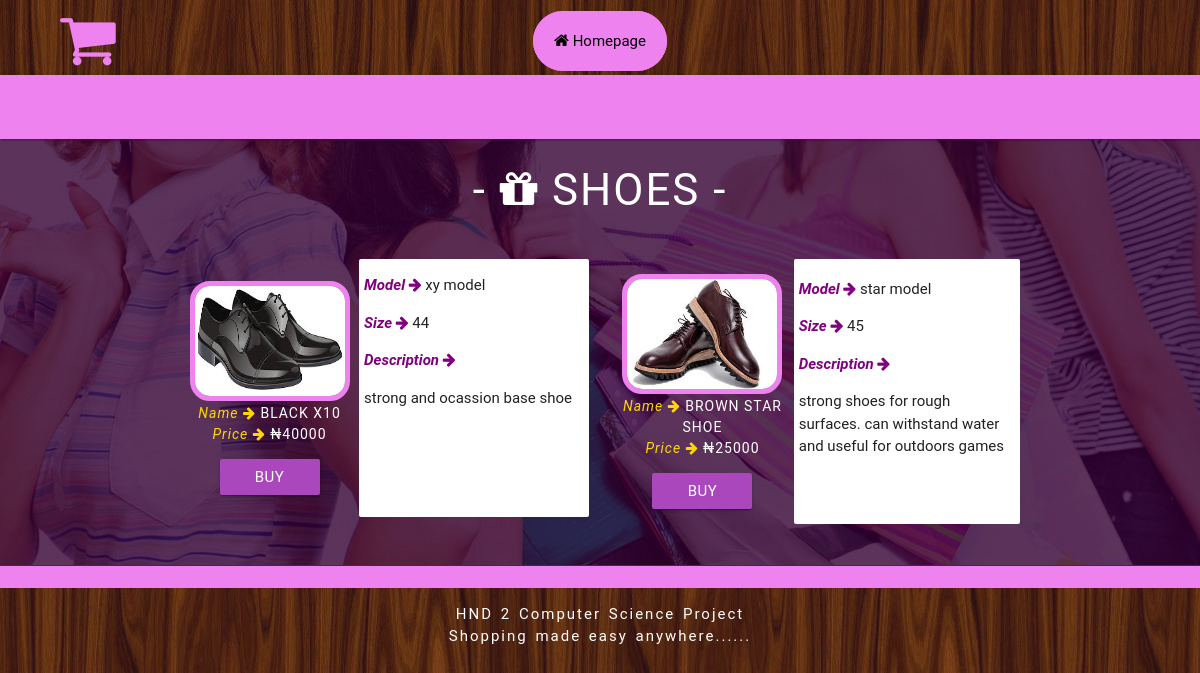
The page /viewp.php?pg=shoes on the database its author committed.
### tables this page shows
CREATE TABLE IF NOT EXISTS `product` (
  `id` int(11) NOT NULL,
  `photo` varchar(200) NOT NULL,
  `pname` varchar(100) NOT NULL,
  `pgroup` varchar(100) NOT NULL,
  `price` varchar(100) NOT NULL,
  `model` varchar(150) NOT NULL,
  `size` varchar(100) NOT NULL,
  `description` longtext NOT NULL
);

### viewp.php (the view, shortened to what this page needs)
<?php
include'connect/connect.php';
?>
<!DOCTYPE html>
<html>
<head>
	<link rel="stylesheet" type="text/css" href="fonts/font-awesome.css" />
    <link rel="stylesheet" href="style/materialize.css" type="text/css"/>
    <link rel="stylesheet" href="style/mystyle.css" type="text/css"/>
</head>
<body style="background:url(image/woodback.jpg);">
<div id="navigate" class="nav-wrappers">
	<i class="fa fa-shopping-cart" style="padding:10px;margin-left: 50px;font-size:60px;color:violet"></i>
	    <center style="margin-top: -50px;">
	    	<a href="index.php" id="mynav"><i class="fa fa-home" style="font-size: 16px"></i> Homepage</a>
	    </center>
</div>
<br/>
 <nav class="nav-wrapper" style="margin-top: -15px;background:violet ;">
 </nav>
 <div class="parallax-container valign-wrapper" id="para">
    <div id="How" class="container">
        <div class="col s12 m12 l12 scrollspy" id="about-us" style="height:auto">
	 		<center>
	 			<h3 style="color:#fff;letter-spacing: 2px;padding: 5px;font-weight:bol;">
	 			- <i class="fa fa-gift"></i>
	 					<?php
			 				$pg = $_GET['pg'];
		                      	echo strtoupper($pg);
		                ?>
		         -
	 			</h3>
	 		</center>
	 		<br/>
	 		<div class="container-fluid">
			 		<div class="row">
			 			<?php
			 				$pg = $_GET['pg'];
		                    $get = $con->query("SELECT * FROM product WHERE pgroup = '$pg' ORDER BY id DESC");
		                    if($get->num_rows > 0){
		                      while($f = $get->fetch_object()){
		                ?>
		                		<div class="col s12 m6 l6">
		                		<table>
		                		<tr>
		                		<td>
				 				<center>
				 						<img src="admin/<?=$f->photo?>" style="width:160px;height:120px;border:5px solid violet;border-radius: 20px; ">
					 					<p style="color:white;letter-spacing: 1px;font-size: 14px;margin-top: -5px;">
					 						<i style="color: gold;">Name <i class="fa fa-arrow-right"></i></i>
					 						<?= strtoupper($f->pname) ?> <br>
					 						<i style="color: gold;">Price <i class="fa fa-arrow-right"></i></i>
					 						&#x20A6;<?= strtoupper($f->price) ?>
					 					</p>
					 					<a href="login.php" class="btn purple lighten-1" style="width: 100px;">Buy</a>
				 				</center>
				 				</td>
				 				<td style="background: white;height: 190px;">
				 				<i style="color: black;font-weight: bold;color:purple;">Model <i class="fa fa-arrow-right"></i></i>
				 				<?= $f->model?>
				 				<i style="color: black;font-weight: bold;color:purple;">Size <i class="fa fa-arrow-right"></i></i>
				 				<?= $f->size?>
				 				<i style="color: black;font-weight: bold;color:purple;">Description <i class="fa fa-arrow-right"></i></i>
				 				<p style="font-size:12px important;height: 100px;overflow: auto;">
				 					<?= $f->description?>
				 				</p>
				 				</td>
				 				</tr>
				 				</table>
				 				<br>
				 				</div>
				 		<?php
			 			 	}
			 			 }
			 			 ?>
			 		</div>
	 		</div>
 		</div>
        <div class="parallax"><img src="image/sh1.jpg" alt="Unsplashed background img 2"></div>
    </div>
</div>
 <div class="nav-wrapper" style="margin-top:-16px;background: violet ;">
 </div>
 <div id="footer">
	 <center>
	 	<p style="color:white;letter-spacing: 2px;word-spacing: 2px;">
	 		HND 2 Computer Science Project<br/>
	 		Shopping made easy anywhere......
	 	</p>
	 </center>
 </div>
</body>
</html>

### style/mystyle.css (style rules this page uses)
#mynav { padding:20px; color:black; border: 1px solid violet; border-radius:50px; background: violet; padding: }
#para { background: rgba(50, 0, 50, 0.8) !important; height: auto; }

### rows shown on the page
product: photo (picture), pname "BLACK X10", price "40000", model "xy model", size "44", description "strong and ocassion base shoe"
product: photo (picture), pname "BROWN STAR SHOE", price "25000", model "star model", size "45", description "strong shoes for rough surfaces. can withstand water and useful for outdoors games"

### other values the page prints
$pg "SHOES"
